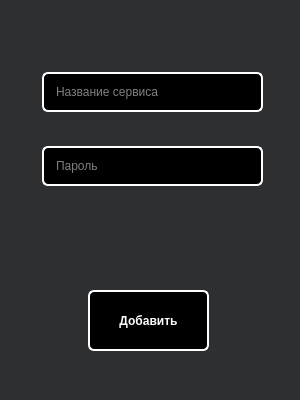
<?xml version="1.0" encoding="UTF-8"?>
<ui version="4.0">
 <class>AddServiceWindow</class>
 <widget class="QMainWindow" name="AddServiceWindow">
  <property name="geometry">
   <rect>
    <x>0</x>
    <y>0</y>
    <width>300</width>
    <height>400</height>
   </rect>
  </property>
  <property name="sizePolicy">
   <sizepolicy hsizetype="Fixed" vsizetype="Fixed">
    <horstretch>0</horstretch>
    <verstretch>0</verstretch>
   </sizepolicy>
  </property>
  <property name="minimumSize">
   <size>
    <width>300</width>
    <height>400</height>
   </size>
  </property>
  <property name="maximumSize">
   <size>
    <width>300</width>
    <height>400</height>
   </size>
  </property>
  <property name="windowTitle">
   <string>Добавить сервис</string>
  </property>
  <property name="windowIcon">
   <iconset resource="res.qrc">
    <normaloff>:/images/res/icons8-plus-50 (1).png</normaloff>:/images/res/icons8-plus-50 (1).png</iconset>
  </property>
  <property name="styleSheet">
   <string notr="true">#AddServiceWindow{
background: rgb(46, 47, 48);
}

QLineEdit
{
	background: black;
	color:white;
	border: 2px solid white;
	border-radius: 6px;
}

QLabel{
	font-size: 15px;

	color: solid white;
}

#addButton{
	
	background: black;
	border: 2px solid white;
	color: white;
	font-size: 12px;
	font-weight: bold;
	border-radius: 6px;
	padding: 20px;
}
#addButton:hover{
	
	background: white;
	border: 2px solid black;
	color: black;
	border-radius: 6px;
}

QListWidget
{
	border: 2px solid white;
	border-radius: 4px;
	background: rgb(46, 47, 48);
}
</string>
  </property>
  <widget class="QWidget" name="centralwidget">
   <widget class="QPushButton" name="addButton">
    <property name="geometry">
     <rect>
      <x>88</x>
      <y>290</y>
      <width>121</width>
      <height>61</height>
     </rect>
    </property>
    <property name="text">
     <string>Добавить</string>
    </property>
   </widget>
   <widget class="QWidget" name="lineGroup" native="true">
    <property name="geometry">
     <rect>
      <x>42</x>
      <y>44</y>
      <width>221</width>
      <height>171</height>
     </rect>
    </property>
    <property name="styleSheet">
     <string notr="true">padding: 10px;</string>
    </property>
    <layout class="QVBoxLayout" name="verticalLayout">
     <item>
      <widget class="QLineEdit" name="serviceNameLine">
       <property name="maxLength">
        <number>40</number>
       </property>
       <property name="placeholderText">
        <string>Название сервиса</string>
       </property>
      </widget>
     </item>
     <item>
      <widget class="QLineEdit" name="servicePassword">
       <property name="maxLength">
        <number>40</number>
       </property>
       <property name="placeholderText">
        <string>Пароль</string>
       </property>
      </widget>
     </item>
    </layout>
   </widget>
  </widget>
 </widget>
 <resources>
  <include location="res.qrc"/>
 </resources>
 <connections/>
</ui>
